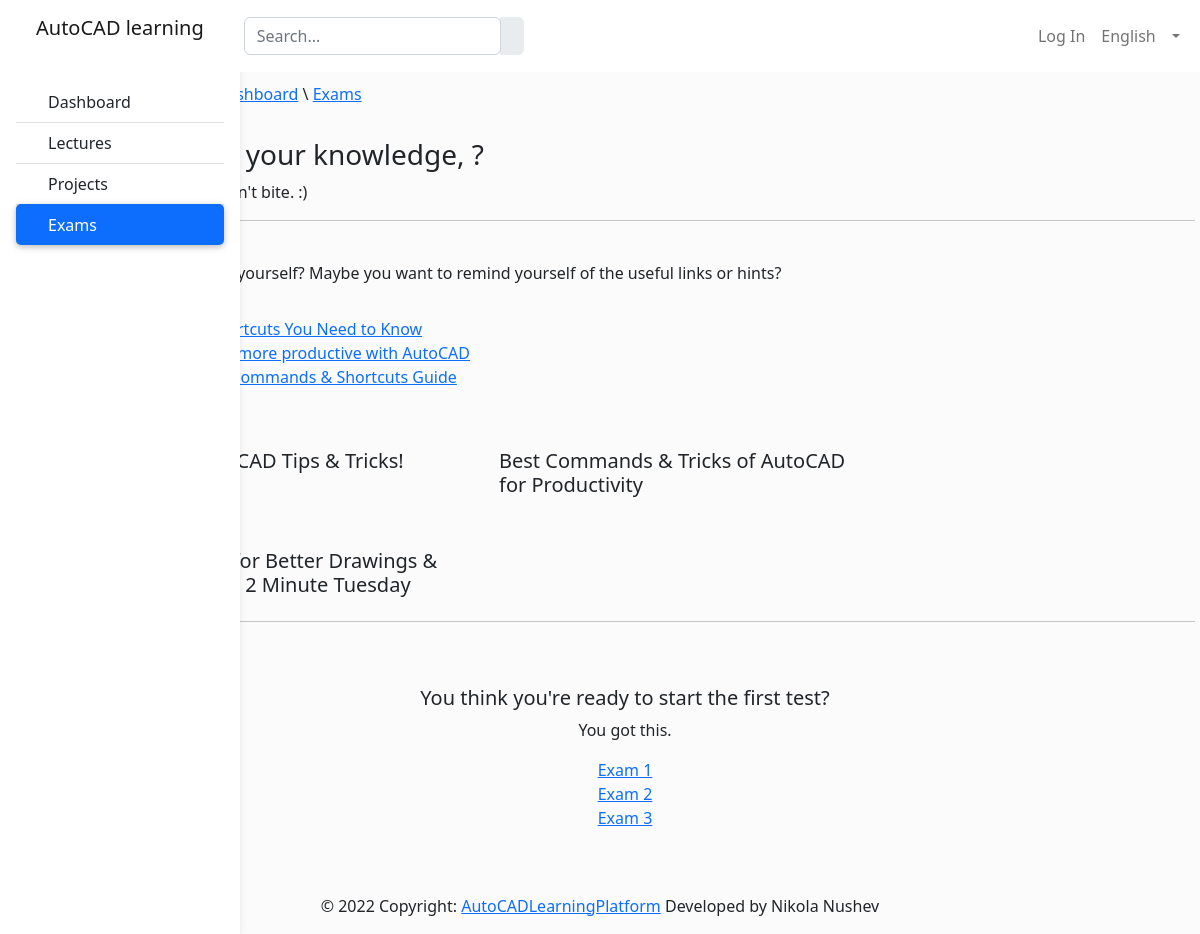
The page /tests/ on the database its author committed.
### AutoCadApp/models.py (models this page shows, shortened)
class Link(models.Model):
    title = models.CharField(max_length=200, null=True)
    string = models.CharField(max_length=500)

class Hint(models.Model):
    title = models.CharField(max_length=100)
    time = models.IntegerField()
    video = EmbedVideoField(null=True)

### AutoCadApp/views.py (the view)
# urls.py: path('tests/', exams, name="exams"),
def exams(request):
    lins = Link.objects.all()[3:6]
    hints = Hint.objects.all()[:3]
    if request.method == 'POST':
        print(request.POST)
        questions = Test.objects.all()
        score = 0
        wrong = 0
        correct = 0
        total = 0
        for q in questions:
            total += 1
            print(request.POST.get(q.question))
            print(q.answer)
            print()
            if q.answer == request.POST.get(q.question):
                score += 10
                correct += 1
            else:
                wrong += 1
        percent = score / (total * 10) * 100
        context = {'score': score, 'time': request.POST.get('timer'), 'correct': correct, 'wrong': wrong,
                   'percent': percent, 'total': total, 'user': request.user, 'links': lins, 'hints': hints}
        return render(request, 'outcome.html', context)
    else:
        qs = Test.objects.all()
        context = {'questions': qs, 'user': request.user, 'links': lins, 'hints': hints}
        return render(request, 'exams.html', context)

### templates/exams.html (shortened to what this page needs)
{% load static %}
{% load embed_video_tags %}
<!DOCTYPE html>
<html lang="en">
<head>
    <link href="https://cdn.jsdelivr.net/npm/bootstrap@5.2.1/dist/css/bootstrap.min.css" rel="stylesheet">
</head>
<body>
    <header>
        <nav id="sidebarMenu" class="collapse d-lg-block sidebar collapse bg-white">
            <div class="position-sticky">
                <div class="list-group list-group-flush mx-3 mt-4">
                    <a href="{% url 'dashboard' %}" class="list-group-item list-group-item-action py-2 ripple" aria-current="true"><span>Dashboard</span></a>
                    <a href="{% url 'lectures' %}" class="list-group-item list-group-item-action py-2 ripple "><span>Lectures</span></a>
                    <a href="{% url 'projects' %}" class="list-group-item list-group-item-action py-2 ripple"><span>Projects</span></a>
                    <a href="{% url 'exams' %}" class="list-group-item list-group-item-action py-2 ripple active"><span>Exams</span></a>
                </div>
            </div>
        </nav>
        <nav id="main-navbar" class="navbar navbar-expand-lg navbar-light bg-white fixed-top">
            <div class="container-fluid">
                <a class="navbar-brand" href="#"><p class="mx-4">AutoCAD learning</p></a>
                <form class="d-none d-md-flex input-group w-auto my-auto">
                    <input autocomplete="off" type="search" class="form-control rounded" placeholder='Search...' style="min-width: 225px"/>
                    <span class="input-group-text border-0"></span>
                </form>
                <ul class="navbar-nav ms-auto d-flex flex-row">
                    {% if user.is_authenticated %}
                        <li class="nav-item dropdown mr-2">
                            <a class="nav-link dropdown-toggle" href="#" role="button" data-bs-toggle="dropdown" aria-expanded="false">{{ user.first_name }} {{ user.last_name }}</a>
                            <ul class="dropdown-menu">
                                <li><a class="dropdown-item" href="{% url 'profile' %}">My Profile</a></li>
                                <li><a class="dropdown-item" href="{% url 'logout' %}">Sign out</a></li>
                            </ul>
                        </li>
                        {% else %}
                            <li class="nav-item dropdown mr-2">
                            <a class="nav-link" href="{% url 'login' %}" role="button" data-bs-toggle="dropdown" aria-expanded="false">Log In</a>
                        </li>
                    {% endif %}
                    <li class="nav-item dropdown">
                        <a class="nav-link dropdown-toggle" href="#" role="button" data-bs-toggle="dropdown" aria-expanded="false">
                            English
                        </a>
                    </li>
                </ul>
            </div>
        </nav>
    </header>
    <main style="margin-top: 58px;">
        <div class="container pt-4">
            <div class="row">
                <p>AutoCAD learning \ <a href="{% url 'dashboard' %}">Dashboard</a> \ <a href="{% url 'exams' %}">Exams</a>
                </p>
            </div>
            <div class="row mt-3">
                <h3>Ready to test your knowledge, {{ user.first_name }}?</h3>
                <p>Don't be scared, we don't bite. :)</p>
                <hr>
            </div>
            <div class="row mt-4">
                <p>Don't feel confident in yourself? Maybe you want to remind yourself of the useful links or hints?</p>
            </div>
            <div class="row mt-3">
                <div class="row ">
                    {% for l in links %}
                        <div class="mx-3">
                            <a href="{{ l.url }}">{{ l.title }}</a>
                        </div>
                    {% endfor %}
                </div>
            </div>
            <div class="row mt-2">
                {% for h in hints %}
                    <div class=" mx-3 mt-5" style="width: 24rem;">
                        <div class="card-body mt-1">
                            <h5 class="card-title">{{ h.title }}</h5>
                        </div>
                    </div>
                {% endfor %}
                <hr class="mt-4">
            </div>
            <div class="row mt-5" style="text-align: center">
                    <h5>You think you're ready to start the first test?</h5>
                    <p>You got this.</p>
                    <a href="{% url 'exam' %}">Exam 1</a>
                    <a href="{% url 'exam' %}">Exam 2</a>
                    <a href="{% url 'exam' %}">Exam 3</a>
            </div>
        </div>
    </main>
    <footer class="footer page-footer font-small mt-5">
        <div class="footer-copyright text-center py-3 ">
            © 2022 Copyright:
            <a href="{% url 'dashboard' %}"> AutoCADLearningPlatform</a>
            Developed by Nikola Nushev
        </div>
    </footer>
</body>
</html>

### templates/exams.html (style rules this page uses)
body { background-color: #fbfbfb; }
@media (min-width: 991.98px) { main { padding-left: 50px; } }
.sidebar { position: fixed; top: 0; bottom: 0; left: 0; padding: 58px 0 0; box-shadow: 0 2px 5px 0 rgb(0 0 0 / 5%), 0 2px 10px 0 rgb(0 0 0 / 5%); width: 240px; z-index: 600; }
.sidebar .active { border-radius: 5px; box-shadow: 0 2px 5px 0 rgb(0 0 0 / 16%), 0 2px 10px 0 rgb(0 0 0 / 12%); }

### rows shown on the page
Link: title "Top 50 AutoCAD Shortcuts You Need to Know"
Link: title "Six tips to make you more productive with AutoCAD"
Link: title "AutoCAD Keyboard Commands & Shortcuts Guide"
Hint: title "15 Favorite AutoCAD Tips & Tricks!"
Hint: title "Best Commands & Tricks of AutoCAD for Productivity"
Hint: title "8 AutoCAD Tips for Better Drawings & Faster Drafting | 2 Minute Tuesday"
